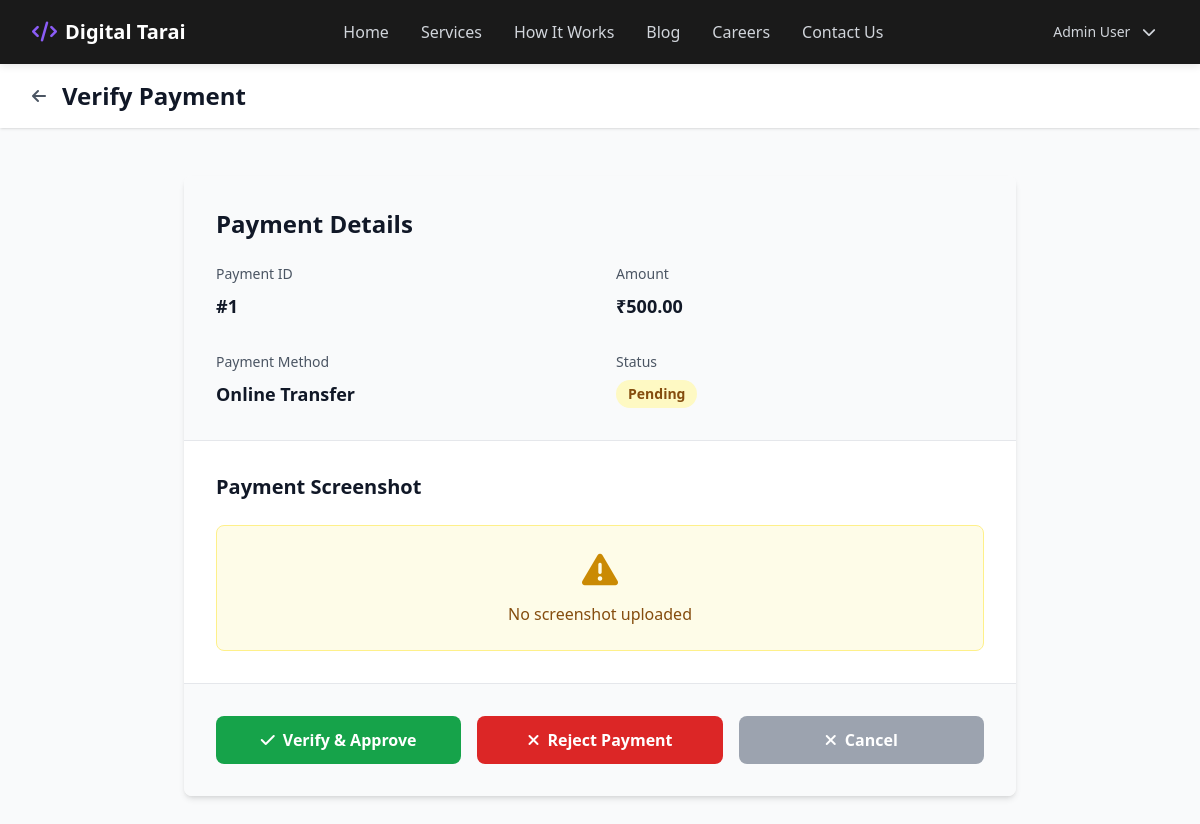
The app's page /admin/verify-payment.php?id=1 (signed in) with its own data.
### tables this page shows
CREATE TABLE IF NOT EXISTS payments (
    id INT PRIMARY KEY AUTO_INCREMENT,
    application_id INT NOT NULL,
    amount DECIMAL(10, 2) NOT NULL,
    payment_method VARCHAR(50),
    screenshot VARCHAR(255),
    payment_id VARCHAR(100),
    status ENUM('pending', 'verified', 'rejected') DEFAULT 'pending',
    verified_by INT,
    verified_at DATETIME,
    created_at TIMESTAMP DEFAULT CURRENT_TIMESTAMP,
    updated_at TIMESTAMP DEFAULT CURRENT_TIMESTAMP ON UPDATE CURRENT_TIMESTAMP,
    FOREIGN KEY (application_id) REFERENCES applications(id) ON DELETE CASCADE,
    FOREIGN KEY (verified_by) REFERENCES users(id) ON DELETE SET NULL
);

### app/models/Payment.php (called while the page is built, shortened)
<?php
class Payment {
    private $conn;
    public function __construct($database) {
        $this->conn = $database;
    }
    public function getById($id) {
        $query = "SELECT * FROM payments WHERE id = $id LIMIT 1";
        $result = $this->conn->query($query);
        if ($result->num_rows === 1) {
            return $result->fetch_assoc();
        }
        return false;
    }
}
?>

### lib/functions.php (called while the page is built, shortened)
<?php
function formatCurrency($amount) {
    return '₹' . number_format($amount, 2);
}
?>

### admin/verify-payment.php (the view, shortened to what this page needs)
<?php
require_once '../config/database.php';
require_once '../lib/functions.php';
require_once '../app/models/Payment.php';
$paymentId = isset($_GET['id']) ? (int)$_GET['id'] : 0;
$paymentModel = new Payment($conn);
$payment = $paymentModel->getById($paymentId);
?>
<?php include '../app/views/header.php'; ?>
<div class="min-h-screen bg-gray-50">
    <div class="bg-white shadow">
        <div class="max-w-7xl mx-auto px-4 sm:px-6 lg:px-8 py-4">
            <div class="flex items-center space-x-4">
                <a href="<?php echo SITE_URL; ?>/admin/dashboard.php" class="text-gray-600 hover:text-gray-900">
                    <i class="fas fa-arrow-left"></i>
                </a>
                <h1 class="text-2xl font-bold text-gray-900">Verify Payment</h1>
            </div>
        </div>
    </div>
    <section class="max-w-4xl mx-auto px-4 sm:px-6 lg:px-8 py-12">
        <div class="bg-white rounded-lg shadow-md overflow-hidden">
            <div class="bg-gray-50 p-8 border-b border-gray-200">
                <h2 class="text-2xl font-bold text-gray-900 mb-6">Payment Details</h2>
                <div class="grid grid-cols-1 md:grid-cols-2 gap-8">
                    <div>
                        <p class="text-gray-600 text-sm mb-2">Payment ID</p>
                        <p class="text-lg font-semibold text-gray-900">#<?php echo $payment['id']; ?></p>
                    </div>
                    <div>
                        <p class="text-gray-600 text-sm mb-2">Amount</p>
                        <p class="text-lg font-semibold text-gray-900"><?php echo formatCurrency($payment['amount']); ?></p>
                    </div>
                    <div>
                        <p class="text-gray-600 text-sm mb-2">Payment Method</p>
                        <p class="text-lg font-semibold text-gray-900"><?php echo htmlspecialchars($payment['payment_method']); ?></p>
                    </div>
                    <div>
                        <p class="text-gray-600 text-sm mb-2">Status</p>
                        <p>
                            <span class="inline-block px-3 py-1 rounded-full text-sm font-semibold bg-yellow-100 text-yellow-800">
                                <?php echo ucfirst($payment['status']); ?>
                            </span>
                        </p>
                    </div>
                </div>
            </div>
            <div class="p-8">
                <h3 class="text-xl font-bold text-gray-900 mb-6">Payment Screenshot</h3>
                <?php if ($payment['screenshot']): ?>
                    <div class="mb-8">
                        <a href="<?php echo SITE_URL; ?>/public/uploads/<?php echo htmlspecialchars($payment['screenshot']); ?>" target="_blank">
                            <img src="<?php echo SITE_URL; ?>/public/uploads/<?php echo htmlspecialchars($payment['screenshot']); ?>" alt="Payment Screenshot" class="max-w-2xl max-h-96 rounded-lg border border-gray-200">
                        </a>
                        <p class="text-gray-600 text-sm mt-2">
                            <a href="<?php echo SITE_URL; ?>/public/uploads/<?php echo htmlspecialchars($payment['screenshot']); ?>" target="_blank" class="text-purple-600 hover:text-purple-700">
                                Open Full Size <i class="fas fa-external-link-alt ml-1"></i>
                            </a>
                        </p>
                    </div>
                <?php else: ?>
                    <div class="bg-yellow-50 border border-yellow-200 rounded-lg p-6 text-center">
                        <i class="fas fa-exclamation-triangle text-4xl text-yellow-600 mb-3 block"></i>
                        <p class="text-yellow-800">No screenshot uploaded</p>
                    </div>
                <?php endif; ?>
            </div>
            <div class="bg-gray-50 p-8 border-t border-gray-200">
                <form method="POST" class="flex space-x-4">
                    <button
                        type="submit"
                        name="action"
                        value="verify"
                        class="flex-1 bg-green-600 text-white font-bold py-3 rounded-lg hover:bg-green-700 transition"
                    >
                        <i class="fas fa-check mr-2"></i>Verify & Approve
                    </button>
                    <button
                        type="submit"
                        name="action"
                        value="reject"
                        class="flex-1 bg-red-600 text-white font-bold py-3 rounded-lg hover:bg-red-700 transition"
                    >
                        <i class="fas fa-times mr-2"></i>Reject Payment
                    </button>
                    <a
                        href="<?php echo SITE_URL; ?>/admin/dashboard.php"
                        class="flex-1 bg-gray-400 text-white font-bold py-3 rounded-lg hover:bg-gray-500 transition text-center"
                    >
                        <i class="fas fa-times mr-2"></i>Cancel
                    </a>
                </form>
            </div>
        </div>
    </section>
</div>
<?php include '../app/views/footer.php'; ?>

### app/views/header.php (style rules this page uses)
html { scroll-behavior: smooth; }
body { background-color: #ffffff; }

### records on screen
payments: id "1", amount "₹500.00", payment_method "Online Transfer", status "Pending"

### other values on screen
$_SESSION['user_name'] "Admin User"
